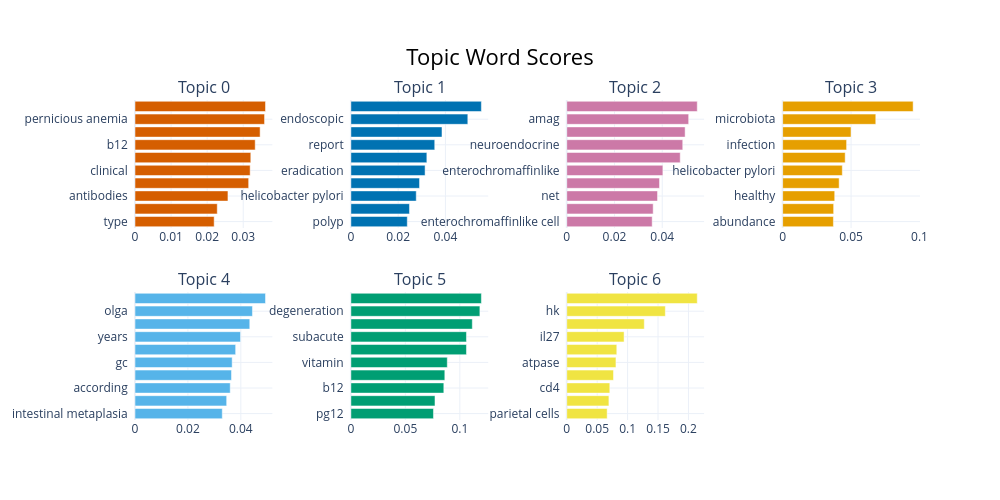

Notebook source saved alongside this figure:
### Code cell
# Visualise the topics and inspect representative articles
inspect_bertopic(
    article_model,
    article_n_topics,
    model_name="Article - MedCPT"
)

### Figure 1 — Plotly figure (JSON) as saved in the notebook; plotly's stock layout.template omitted (floating-point values rounded to 4 significant figures)
{"data": [{"marker": {"color": "#D55E00"}, "orientation": "h", "type": "bar", "x": [0.02194, 0.0228, 0.02576, 0.0315, 0.03191, 0.03209, 0.03331, 0.03468, 0.03591, 0.03617], "xaxis": "x", "y": ["type  ", "factor  ", "antibodies  ", "deficiency  ", "clinical  ", "vitamin b12  ", "b12  ", "vitamin  ", "pernicious anemia  ", "pernicious  "], "yaxis": "y"}, {"marker": {"color": "#0072B2"}, "orientation": "h", "type": "bar", "x": [0.02387, 0.02479, 0.02766, 0.02905, 0.0314, 0.03215, 0.03548, 0.03855, 0.04948, 0.05522], "xaxis": "x2", "y": ["polyp  ", "polyps  ", "helicobacter pylori  ", "helicobacter  ", "eradication  ", "hyperplastic  ", "report  ", "case  ", "endoscopic  ", "pylori  "], "yaxis": "y2"}, {"marker": {"color": "#CC79A7"}, "orientation": "h", "type": "bar", "x": [0.03579, 0.0362, 0.03803, 0.03885, 0.04027, 0.04753, 0.04859, 0.04958, 0.05107, 0.05467], "xaxis": "x3", "y": ["enterochromaffinlike cell  ", "type  ", "net  ", "gastrin  ", "enterochromaffinlike  ", "tumor  ", "neuroendocrine  ", "cga  ", "amag  ", "hyperplasia  "], "yaxis": "y3"}, {"marker": {"color": "#E69F00"}, "orientation": "h", "type": "bar", "x": [0.03709, 0.03728, 0.03806, 0.04129, 0.0436, 0.0457, 0.04674, 0.04996, 0.06806, 0.09534], "xaxis": "x4", "y": ["abundance  ", "gc  ", "healthy  ", "differences  ", "helicobacter pylori  ", "pylori infection  ", "infection  ", "helicobacter  ", "microbiota  ", "pylori  "], "yaxis": "y4"}, {"marker": {"color": "#56B4E9"}, "orientation": "h", "type": "bar", "x": [0.03299, 0.03464, 0.03599, 0.03647, 0.03672, 0.03804, 0.03989, 0.04338, 0.04439, 0.04932], "xaxis": "x5", "y": ["intestinal metaplasia  ", "test  ", "according  ", "age  ", "gc  ", "metaplasia  ", "years  ", "stages  ", "olga  ", "stage  "], "yaxis": "y5"}, {"marker": {"color": "#009E73"}, "orientation": "h", "type": "bar", "x": [0.07579, 0.0772, 0.0853, 0.08621, 0.08848, 0.1061, 0.1061, 0.1114, 0.1184, 0.1198], "xaxis": "x6", "y": ["pg12  ", "deficiency  ", "b12  ", "vitamin b12  ", "vitamin  ", "subacute combined  ", "subacute  ", "combined  ", "degeneration  ", "combined degeneration  "], "yaxis": "y6"}, {"marker": {"color": "#F0E442"}, "orientation": "h", "type": "bar", "x": [0.0664, 0.06927, 0.07075, 0.07681, 0.08085, 0.08223, 0.09421, 0.1274, 0.162, 0.2145], "xaxis": "x7", "y": ["parietal cells  ", "parietal cell  ", "cd4  ", "infection  ", "atpase  ", "hk atpase  ", "il27  ", "il17a  ", "hk  ", "mice  "], "yaxis": "y7"}], "layout": {"annotations": [{"font": {"size": 16}, "showarrow": false, "text": "Topic 0", "x": 0.0875, "xanchor": "center", "xref": "paper", "y": 1, "yanchor": "bottom", "yref": "paper"}, {"font": {"size": 16}, "showarrow": false, "text": "Topic 1", "x": 0.3625, "xanchor": "center", "xref": "paper", "y": 1, "yanchor": "bottom", "yref": "paper"}, {"font": {"size": 16}, "showarrow": false, "text": "Topic 2", "x": 0.6375, "xanchor": "center", "xref": "paper", "y": 1, "yanchor": "bottom", "yref": "paper"}, {"font": {"size": 16}, "showarrow": false, "text": "Topic 3", "x": 0.9125, "xanchor": "center", "xref": "paper", "y": 1, "yanchor": "bottom", "yref": "paper"}, {"font": {"size": 16}, "showarrow": false, "text": "Topic 4", "x": 0.0875, "xanchor": "center", "xref": "paper", "y": 0.4, "yanchor": "bottom", "yref": "paper"}, {"font": {"size": 16}, "showarrow": false, "text": "Topic 5", "x": 0.3625, "xanchor": "center", "xref": "paper", "y": 0.4, "yanchor": "bottom", "yref": "paper"}, {"font": {"size": 16}, "showarrow": false, "text": "Topic 6", "x": 0.6375, "xanchor": "center", "xref": "paper", "y": 0.4, "yanchor": "bottom", "yref": "paper"}], "height": 500, "hoverlabel": {"bgcolor": "white", "font": {"family": "Rockwell", "size": 16}}, "showlegend": false, "title": {"font": {"color": "Black", "size": 22}, "text": "Topic Word Scores", "x": 0.5, "xanchor": "center", "yanchor": "top"}, "width": 1000, "xaxis": {"anchor": "y", "domain": [0, 0.175], "showgrid": true}, "xaxis2": {"anchor": "y2", "domain": [0.275, 0.45], "showgrid": true}, "xaxis3": {"anchor": "y3", "domain": [0.55, 0.725], "showgrid": true}, "xaxis4": {"anchor": "y4", "domain": [0.825, 1], "showgrid": true}, "xaxis5": {"anchor": "y5", "domain": [0, 0.175], "showgrid": true}, "xaxis6": {"anchor": "y6", "domain": [0.275, 0.45], "showgrid": true}, "xaxis7": {"anchor": "y7", "domain": [0.55, 0.725], "showgrid": true}, "xaxis8": {"anchor": "y8", "domain": [0.825, 1], "showgrid": true}, "yaxis": {"anchor": "x", "domain": [0.6, 1], "showgrid": true}, "yaxis2": {"anchor": "x2", "domain": [0.6, 1], "showgrid": true}, "yaxis3": {"anchor": "x3", "domain": [0.6, 1], "showgrid": true}, "yaxis4": {"anchor": "x4", "domain": [0.6, 1], "showgrid": true}, "yaxis5": {"anchor": "x5", "domain": [0, 0.4], "showgrid": true}, "yaxis6": {"anchor": "x6", "domain": [0, 0.4], "showgrid": true}, "yaxis7": {"anchor": "x7", "domain": [0, 0.4], "showgrid": true}, "yaxis8": {"anchor": "x8", "domain": [0, 0.4], "showgrid": true}}}
